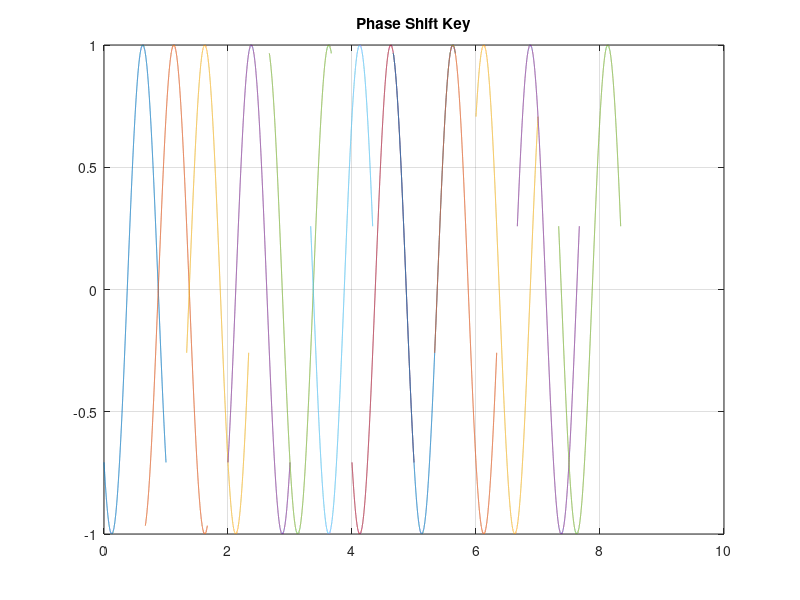

Source code (MATLAB):
%f=4.5;
x=[0 0 1 1 0 0 1 0 0 0 1 1 0 0 0 0 0 0 1 1 0 1 1 1];
n=length(x);
i=1;
while i<n+1
 t=(i-1)/3:0.0001:(i+2)/3;
if (x(i)== 0 && x(i+1) == 0)
psk=1*sin(2*pi*1*t-(6*pi/8));
elseif (x(i)== 0 && x(i+1) == 1)
psk=1*sin(2*pi*1*t+(6*pi/8));
elseif (x(i)== 1 && x(i+1) == 0)
psk=1*sin(2*pi*1*t-(pi/4));
elseif (x(i)== 1 && x(i+1) == 1)
psk=1*sin(2*pi*1*t+(pi/4));
end
plot(t,psk);
hold on;
grid on;
title('Phase Shift Key');
i=i+2;
end